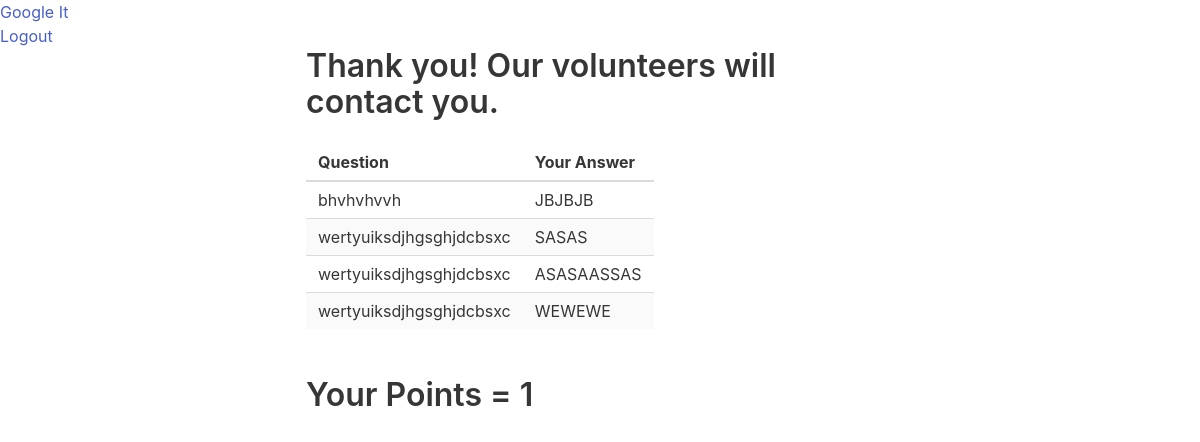
Page /finish/ (signed in) on the earlier database version.
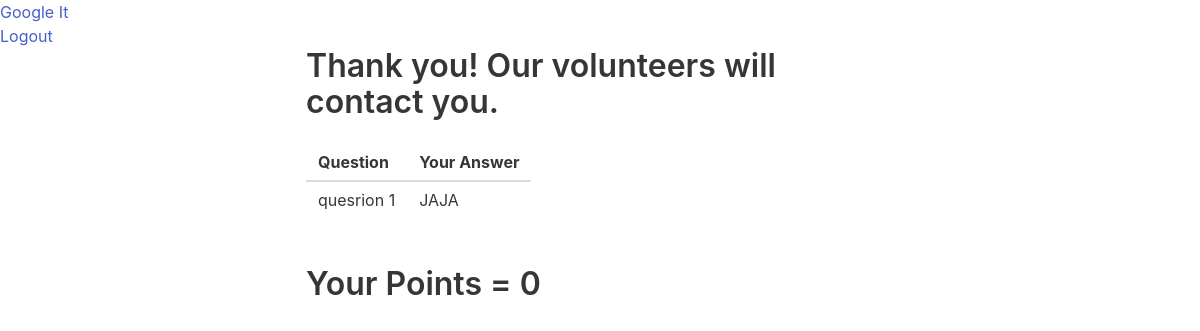
Same page on the later database version.
### event/models.py (models this page shows, shortened)
class UserAnswers(models.Model):
	question = models.ForeignKey('question')
	user = models.ForeignKey('user')
	answer = models.CharField("Answer given to the question", max_length=50)

class Question(models.Model):
	description = models.CharField("Question description", max_length=100)
	question_no = models.IntegerField(default=1)
	no_of_images = models.IntegerField(default=1)
	image = models.ManyToManyField('ImageModel')
	answer = models.CharField("Answer to the question", max_length=50)

### event/views.py (the view)
# urls.py: url(r'^finish/', views.finish_view, name='finish'),
def finish_view(request):
	user = request.user
	my_answers = UserAnswers.objects.filter(user__username = user.username)
	context = {
		"my_answers" : my_answers,
		"points" : user.answered
	}
	return render(request, 'finish.html',context)

### templates/finish.html (shortened to what this page needs)
<html>
<head>
    {% include 'headers.html' %}
</head>
<body>
    <nav class="nav has-shadow">
		<div class="nav-left">
			<a class="nav-item">
				Google It
			</a>
		</div>
		<div class="nav-right">
			<a class="nav-item is-tab" href="{% url 'logout' %}">
				Logout
			</a>
		</div>
	</nav>
    <div class="columns">
        <div class="column is-6 is-offset-3">
            <p class="title">Thank you! Our volunteers will contact you.</p>
            <table class="table is-striped">
                <thead>
                    <tr>
                        <th>Question</th>
                        <th>Your Answer</th>
                    </tr>
                </thead>
                    {% for a in my_answers %}
                    <tr>
                        <td>{{ a.question.description }}</td>
                        <td>{{ a.answer }}</td>
                    </tr>
                    {% endfor %}
            </table>
                <br>
                <p class="title">Your Points = {{ points }}</p>
        </div>
    </div>
</body>
</html>

### templates/headers.html (shortened to what this page needs)
<link rel="stylesheet" href="https://use.fontawesome.com/releases/v5.0.10/css/all.css">
<link rel="stylesheet" href="https://cdnjs.cloudflare.com/ajax/libs/bulma/0.7.1/css/bulma.css">

Differences in the rows shown:
removed UserAnswers: question.description "bhvhvhvvh", answer "JBJBJB"
removed UserAnswers: question.description "wertyuiksdjhgsghjdcbsxc", answer "SASAS"
removed UserAnswers: question.description "wertyuiksdjhgsghjdcbsxc", answer "ASASAASSAS"
removed UserAnswers: question.description "wertyuiksdjhgsghjdcbsxc", answer "WEWEWE"
added UserAnswers: question.description "quesrion 1", answer "JAJA"
Other differences:
{{ points }}: "1" → "0"
